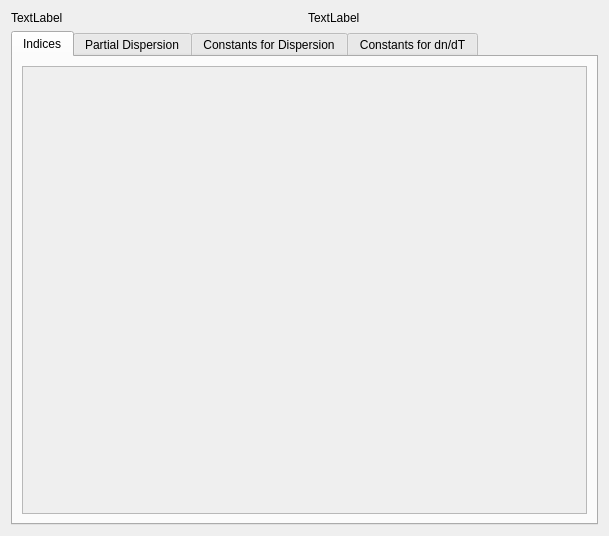
<?xml version="1.0" encoding="UTF-8"?>
<ui version="4.0">
 <class>GlassDataSheetForm</class>
 <widget class="QWidget" name="GlassDataSheetForm">
  <property name="geometry">
   <rect>
    <x>0</x>
    <y>0</y>
    <width>609</width>
    <height>536</height>
   </rect>
  </property>
  <property name="windowTitle">
   <string>Form</string>
  </property>
  <layout class="QGridLayout" name="gridLayout">
   <item row="0" column="0">
    <widget class="QLabel" name="label_GlassName">
     <property name="text">
      <string>TextLabel</string>
     </property>
    </widget>
   </item>
   <item row="0" column="1">
    <widget class="QLabel" name="label_SupplyerName">
     <property name="text">
      <string>TextLabel</string>
     </property>
    </widget>
   </item>
   <item row="1" column="0" colspan="2">
    <widget class="QTabWidget" name="tabWidget">
     <property name="currentIndex">
      <number>0</number>
     </property>
     <widget class="QWidget" name="tab_Indices">
      <attribute name="title">
       <string>Indices</string>
      </attribute>
      <layout class="QGridLayout" name="gridLayout_2">
       <item row="0" column="0">
        <widget class="QScrollArea" name="scrollArea">
         <property name="widgetResizable">
          <bool>true</bool>
         </property>
         <widget class="QWidget" name="scrollAreaWidgetContents">
          <property name="geometry">
           <rect>
            <x>0</x>
            <y>0</y>
            <width>537</width>
            <height>423</height>
           </rect>
          </property>
         </widget>
        </widget>
       </item>
      </layout>
     </widget>
     <widget class="QWidget" name="tab_Partial">
      <attribute name="title">
       <string>Partial Dispersion</string>
      </attribute>
      <layout class="QGridLayout" name="gridLayout_4">
       <item row="0" column="0">
        <widget class="QScrollArea" name="scrollArea_Partial">
         <property name="widgetResizable">
          <bool>true</bool>
         </property>
         <widget class="QWidget" name="scrollAreaWidgetContents_Partial">
          <property name="geometry">
           <rect>
            <x>0</x>
            <y>0</y>
            <width>537</width>
            <height>423</height>
           </rect>
          </property>
         </widget>
        </widget>
       </item>
      </layout>
     </widget>
     <widget class="QWidget" name="tab_Dispersion">
      <attribute name="title">
       <string>Constants for Dispersion</string>
      </attribute>
      <layout class="QGridLayout" name="gridLayout_3">
       <item row="0" column="0">
        <widget class="QScrollArea" name="scrollArea_Dispersion">
         <property name="widgetResizable">
          <bool>true</bool>
         </property>
         <widget class="QWidget" name="scrollAreaWidgetContents_Dispersion">
          <property name="geometry">
           <rect>
            <x>0</x>
            <y>0</y>
            <width>537</width>
            <height>423</height>
           </rect>
          </property>
         </widget>
        </widget>
       </item>
      </layout>
     </widget>
     <widget class="QWidget" name="tab_dndT">
      <attribute name="title">
       <string>Constants for dn/dT</string>
      </attribute>
      <layout class="QGridLayout" name="gridLayout_5">
       <item row="0" column="0">
        <widget class="QScrollArea" name="scrollArea_dndT">
         <property name="widgetResizable">
          <bool>true</bool>
         </property>
         <widget class="QWidget" name="scrollAreaWidgetContents_dndT">
          <property name="geometry">
           <rect>
            <x>0</x>
            <y>0</y>
            <width>537</width>
            <height>423</height>
           </rect>
          </property>
         </widget>
        </widget>
       </item>
      </layout>
     </widget>
    </widget>
   </item>
  </layout>
 </widget>
 <resources/>
 <connections/>
</ui>
